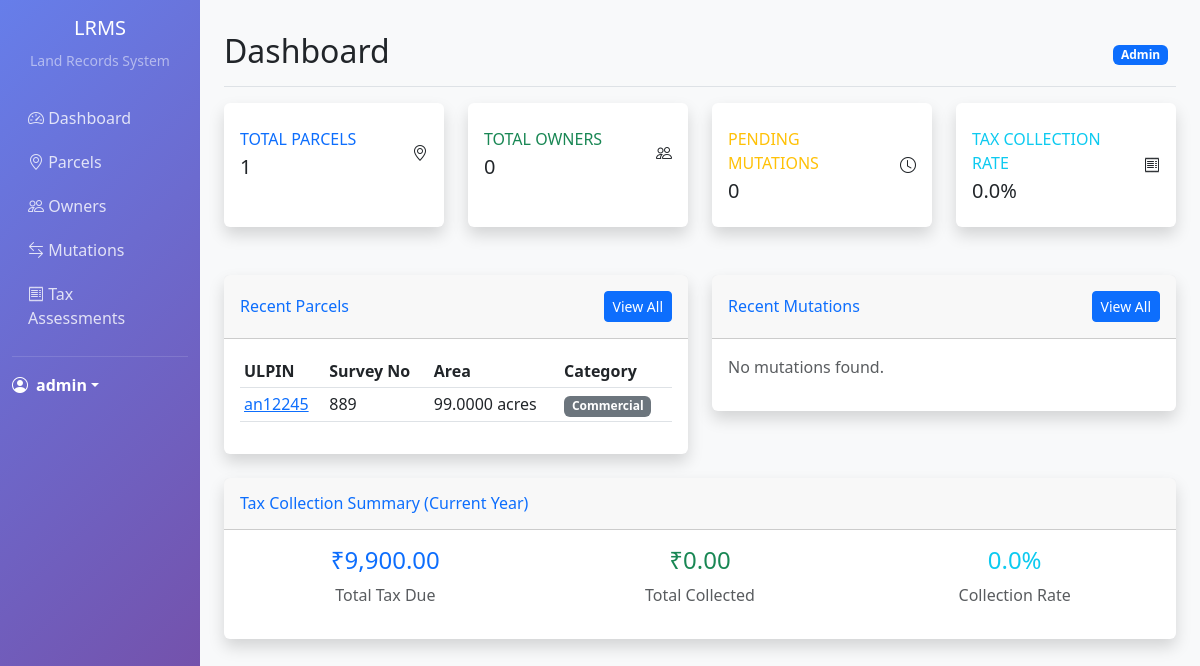
The page /dashboard (signed in) on the database its author committed.
### models/user_account.py (models this page shows, shortened)
class UserAccount(UserMixin, db.Model):
    __tablename__ = 'user_account'
    user_id = db.Column(db.Integer, primary_key=True)
    username = db.Column(db.String(80), unique=True, nullable=False)
    password_hash = db.Column(db.String(255), nullable=False)
    role = db.Column(db.Enum('Registrar', 'Approver', 'Viewer', 'Admin', name='user_role_enum'), nullable=False)
    last_login = db.Column(db.DateTime)
    created_at = db.Column(db.DateTime, default=datetime.utcnow)
    is_active = db.Column(db.Boolean, default=True)
    mutations_approved = db.relationship('Mutation', backref='approver', lazy=True)
    audit_logs = db.relationship('AuditLog', backref='user', lazy=True)

### models/parcel.py (models this page shows, shortened)
class Parcel(db.Model):
    __tablename__ = 'parcel'
    parcel_id = db.Column(db.Integer, primary_key=True)
    ulpin = db.Column(db.String(50), unique=True, nullable=False)
    survey_no = db.Column(db.String(50), nullable=False)
    total_area = db.Column(db.Numeric(10, 4), nullable=False)
    land_category = db.Column(db.Enum('Agricultural', 'Residential', 'Commercial', 'Industrial', 'State Owned', name='land_category_enum'), nullable=False)
    current_use_type = db.Column(db.String(100))
    location_id = db.Column(db.Integer, db.ForeignKey('location.location_id'), nullable=False)
    centroid_lat = db.Column(db.Numeric(10, 8))
    centroid_lon = db.Column(db.Numeric(11, 8))
    current_version_id = db.Column(db.Integer, db.ForeignKey('parcel_version.version_id'))
    created_at = db.Column(db.DateTime, default=datetime.utcnow)
    versions = db.relationship('ParcelVersion', foreign_keys='ParcelVersion.parcel_id', backref='parcel', lazy=True)
    current_version = db.relationship('ParcelVersion', foreign_keys=[current_version_id], post_update=True)
    ownerships = db.relationship('Ownership', backref='parcel', lazy=True)
    tenant_agreements = db.relationship('TenantAgreement', backref='parcel', lazy=True)
    mutations = db.relationship('Mutation', backref='parcel', lazy=True)
    encumbrances = db.relationship('Encumbrance', backref='parcel', lazy=True)
    tax_assessments = db.relationship('TaxAssessment', backref='parcel', lazy=True)

### app.py (the view)
    @app.route('/dashboard')
    @login_required
    def dashboard():
        total_parcels = Parcel.query.count()
        total_owners = db.session.query(Ownership.owner_id).distinct().count()
        pending_mutations = Mutation.query.filter_by(status='Pending').count()
        recent_parcels = Parcel.query.order_by(Parcel.created_at.desc()).limit(5).all()
        current_year = datetime.now().year
        current_year_taxes = TaxAssessment.query.filter_by(assessment_year=current_year).all()
        total_tax_due = sum(tax.tax_due for tax in current_year_taxes)
        total_tax_collected = sum(tax.amount_paid or 0 for tax in current_year_taxes)
        recent_mutations = Mutation.query.order_by(Mutation.created_at.desc()).limit(5).all()
        dashboard_data = {
            'total_parcels': total_parcels,
            'total_owners': total_owners,
            'pending_mutations': pending_mutations,
            'recent_parcels': recent_parcels,
            'total_tax_due': total_tax_due,
            'total_tax_collected': total_tax_collected,
            'collection_rate': (total_tax_collected / total_tax_due * 100) if total_tax_due > 0 else 0,
            'recent_mutations': recent_mutations
        }
        return render_template('dashboard.html', data=dashboard_data)

### templates/dashboard.html (shortened to what this page needs)
{% extends "layout.html" %}
{% block content %}
<div class="d-flex justify-content-between flex-wrap flex-md-nowrap align-items-center pt-3 pb-2 mb-3 border-bottom">
    <h1 class="h2">Dashboard</h1>
    <div class="btn-toolbar mb-2 mb-md-0">
        <div class="btn-group me-2">
            <span class="badge bg-primary">{{ current_user.role }}</span>
        </div>
    </div>
</div>
<div class="row mb-4">
    <div class="col-xl-3 col-md-6 mb-4">
        <div class="card border-left-primary shadow h-100 py-2">
            <div class="card-body">
                <div class="row no-gutters align-items-center">
                    <div class="col mr-2">
                        <div class="text-xs font-weight-bold text-primary text-uppercase mb-1">Total Parcels</div>
                        <div class="h5 mb-0 font-weight-bold text-gray-800">{{ data.total_parcels }}</div>
                    </div>
                    <div class="col-auto">
                        <i class="bi bi-geo-alt fa-2x text-gray-300"></i>
                    </div>
                </div>
            </div>
        </div>
    </div>
    <div class="col-xl-3 col-md-6 mb-4">
        <div class="card border-left-success shadow h-100 py-2">
            <div class="card-body">
                <div class="row no-gutters align-items-center">
                    <div class="col mr-2">
                        <div class="text-xs font-weight-bold text-success text-uppercase mb-1">Total Owners</div>
                        <div class="h5 mb-0 font-weight-bold text-gray-800">{{ data.total_owners }}</div>
                    </div>
                    <div class="col-auto">
                        <i class="bi bi-people fa-2x text-gray-300"></i>
                    </div>
                </div>
            </div>
        </div>
    </div>
    <div class="col-xl-3 col-md-6 mb-4">
        <div class="card border-left-warning shadow h-100 py-2">
            <div class="card-body">
                <div class="row no-gutters align-items-center">
                    <div class="col mr-2">
                        <div class="text-xs font-weight-bold text-warning text-uppercase mb-1">Pending Mutations</div>
                        <div class="h5 mb-0 font-weight-bold text-gray-800">{{ data.pending_mutations }}</div>
                    </div>
                    <div class="col-auto">
                        <i class="bi bi-clock fa-2x text-gray-300"></i>
                    </div>
                </div>
            </div>
        </div>
    </div>
    <div class="col-xl-3 col-md-6 mb-4">
        <div class="card border-left-info shadow h-100 py-2">
            <div class="card-body">
                <div class="row no-gutters align-items-center">
                    <div class="col mr-2">
                        <div class="text-xs font-weight-bold text-info text-uppercase mb-1">Tax Collection Rate</div>
                        <div class="h5 mb-0 font-weight-bold text-gray-800">{{ "%.1f"|format(data.collection_rate) }}%</div>
                    </div>
                    <div class="col-auto">
                        <i class="bi bi-receipt fa-2x text-gray-300"></i>
                    </div>
                </div>
            </div>
        </div>
    </div>
</div>
<div class="row">
    <div class="col-lg-6 mb-4">
        <div class="card shadow">
            <div class="card-header py-3 d-flex flex-row align-items-center justify-content-between">
                <h6 class="m-0 font-weight-bold text-primary">Recent Parcels</h6>
                <a href="{{ url_for('parcel.list_parcels') }}" class="btn btn-sm btn-primary">View All</a>
            </div>
            <div class="card-body">
                {% if data.recent_parcels %}
                    <div class="table-responsive">
                        <table class="table table-sm">
                            <thead>
                                <tr>
                                    <th>ULPIN</th>
                                    <th>Survey No</th>
                                    <th>Area</th>
                                    <th>Category</th>
                                </tr>
                            </thead>
                            <tbody>
                                {% for parcel in data.recent_parcels %}
                                <tr>
                                    <td><a href="{{ url_for('parcel.view_parcel', parcel_id=parcel.parcel_id) }}">{{ parcel.ulpin }}</a></td>
                                    <td>{{ parcel.survey_no }}</td>
                                    <td>{{ parcel.total_area }} acres</td>
                                    <td><span class="badge bg-secondary">{{ parcel.land_category }}</span></td>
                                </tr>
                                {% endfor %}
                            </tbody>
                        </table>
                    </div>
                {% else %}
                    <p class="text-muted">No parcels found.</p>
                {% endif %}
            </div>
        </div>
    </div>
    <div class="col-lg-6 mb-4">
        <div class="card shadow">
            <div class="card-header py-3 d-flex flex-row align-items-center justify-content-between">
                <h6 class="m-0 font-weight-bold text-primary">Recent Mutations</h6>
                <a href="{{ url_for('mutation.list_mutations') }}" class="btn btn-sm btn-primary">View All</a>
            </div>
            <div class="card-body">
                {% if data.recent_mutations %}
                    <div class="table-responsive">
                        <table class="table table-sm">
                            <thead>
                                <tr>
                                    <th>Type</th>
                                    <th>Parcel</th>
                                    <th>Status</th>
                                    <th>Date</th>
                                </tr>
                            </thead>
                            <tbody>
                                {% for mutation in data.recent_mutations %}
                                <tr>
                                    <td>{{ mutation.mutation_type }}</td>
                                    <td><a href="{{ url_for('parcel.view_parcel', parcel_id=mutation.parcel_id) }}">{{ mutation.parcel.ulpin }}</a></td>
                                    <td>
                                        <span class="badge bg-{{ 'success' if mutation.status == 'Approved' else 'warning' if mutation.status == 'Pending' else 'danger' }}">
                                            {{ mutation.status }}
                                        </span>
                                    </td>
                                    <td>{{ mutation.date_of_mutation.strftime('%Y-%m-%d') }}</td>
                                </tr>
                                {% endfor %}
                            </tbody>
                        </table>
                    </div>
                {% else %}
                    <p class="text-muted">No mutations found.</p>
                {% endif %}
            </div>
        </div>
    </div>
</div>
<div class="row">
    <div class="col-12">
        <div class="card shadow">
            <div class="card-header py-3">
                <h6 class="m-0 font-weight-bold text-primary">Tax Collection Summary (Current Year)</h6>
            </div>
            <div class="card-body">
                <div class="row">
                    <div class="col-md-4">
                        <div class="text-center">
                            <h4 class="text-primary">₹{{ "{:,.2f}".format(data.total_tax_due) }}</h4>
                            <p class="text-muted">Total Tax Due</p>
                        </div>
                    </div>
                    <div class="col-md-4">
                        <div class="text-center">
                            <h4 class="text-success">₹{{ "{:,.2f}".format(data.total_tax_collected) }}</h4>
                            <p class="text-muted">Total Collected</p>
                        </div>
                    </div>
                    <div class="col-md-4">
                        <div class="text-center">
                            <h4 class="text-info">{{ "%.1f"|format(data.collection_rate) }}%</h4>
                            <p class="text-muted">Collection Rate</p>
                        </div>
                    </div>
                </div>
            </div>
        </div>
    </div>
</div>
{% endblock %}

### templates/layout.html (shortened to what this page needs)
<!DOCTYPE html>
<html lang="en">
<head>
    <link href="https://cdn.jsdelivr.net/npm/bootstrap@5.3.0/dist/css/bootstrap.min.css" rel="stylesheet">
    <link href="https://cdn.jsdelivr.net/npm/bootstrap-icons@1.10.0/font/bootstrap-icons.css" rel="stylesheet">
</head>
<body>
    {% if current_user.is_authenticated %}
    <div class="container-fluid">
        <div class="row">
            <nav class="col-md-3 col-lg-2 d-md-block sidebar collapse">
                <div class="position-sticky pt-3">
                    <div class="text-center mb-4">
                        <h5 class="text-white">LRMS</h5>
                        <small class="text-white-50">Land Records System</small>
                    </div>
                    <ul class="nav flex-column">
                        <li class="nav-item">
                            <a class="nav-link" href="{{ url_for('dashboard') }}">
                                <i class="bi bi-speedometer2"></i> Dashboard
                            </a>
                        </li>
                        <li class="nav-item">
                            <a class="nav-link" href="{{ url_for('parcel.list_parcels') }}">
                                <i class="bi bi-geo-alt"></i> Parcels
                            </a>
                        </li>
                        <li class="nav-item">
                            <a class="nav-link" href="{{ url_for('owner.list_owners') }}">
                                <i class="bi bi-people"></i> Owners
                            </a>
                        </li>
                        <li class="nav-item">
                            <a class="nav-link" href="{{ url_for('mutation.list_mutations') }}">
                                <i class="bi bi-arrow-left-right"></i> Mutations
                            </a>
                        </li>
                        <li class="nav-item">
                            <a class="nav-link" href="{{ url_for('tax.list_tax_assessments') }}">
                                <i class="bi bi-receipt"></i> Tax Assessments
                            </a>
                        </li>
                    </ul>
                    <hr class="text-white-50">
                    <div class="dropdown">
                        <a href="#" class="d-flex align-items-center text-white text-decoration-none dropdown-toggle" data-bs-toggle="dropdown">
                            <i class="bi bi-person-circle me-2"></i>
                            <strong>{{ current_user.username }}</strong>
                        </a>
                    </div>
                </div>
            </nav>
            <main class="col-md-9 ms-sm-auto col-lg-10 px-md-4 main-content">
                <div class="pt-3 pb-2 mb-3">
                    {% block content %}{% endblock %}
                </div>
            </main>
        </div>
    </div>
    {% endif %}
</body>
</html>

### templates/layout.html (style rules this page uses)
.sidebar { min-height: 100vh; background: linear-gradient(135deg, #667eea 0%, #764ba2 100%); }
.sidebar .nav-link { color: rgba(255, 255, 255, 0.8); border-radius: 0.375rem; margin: 0.125rem 0; }
.main-content { background-color: #f8f9fa; min-height: 100vh; }
.card { border: none; box-shadow: 0 0.125rem 0.25rem rgba(0, 0, 0, 0.075); }

### rows shown on the page
UserAccount: username "admin", role "Admin"
Parcel: ulpin "an12245", survey_no "889", total_area "99.0000", land_category "Commercial"

### other values the page prints
{{ data.total_parcels }} "1"
{{ data.total_owners }} "0"
{{ data.pending_mutations }} "0"
{{ "%.1f"|format(data.collection_rate) }} "0.0"
{{ "{:,.2f}".format(data.total_tax_due) }} "9,900.00"
{{ "{:,.2f}".format(data.total_tax_collected) }} "0.00"
